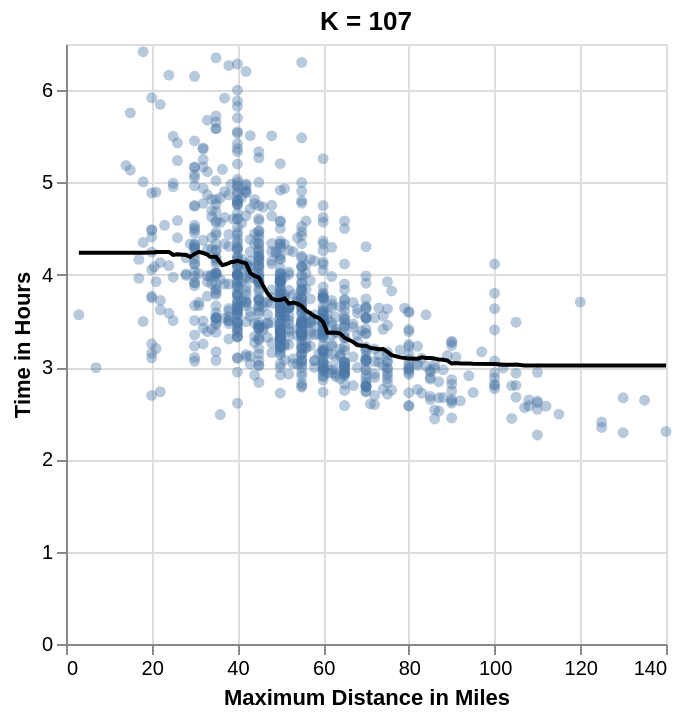

Notebook code for this chart:
### Markdown cell above
**Question 9.0**
<br> {points: 1}

Let's visualize what the relationship between `max` and `time_hrs` looks like with our best $k$ value to ultimately explore how the $k$ value affects $k$-nn regression.

To do so, use the `predict` function on `marathon_tuned` to use the model with the best $K$ value to create predictions for the `marathon_training` data. Then, add the column of predictions to the `marathon_training` data frame using the `assign` function. Name the resulting data frame `marathon_preds` and the new column `predictions`.

Next, create a scatterplot with the marathon time (y-axis) against the maximum distance run per week (x-axis) from `marathon_preds`. Use `mark_circle` with an opacity of 0.4 to avoid overplotting. Assign your plot to a variable called `marathon_plot`. **Plot the predictions as a black line over the data points.** Remember the fundamentals of effective visualizations such as having a human-readable axes titles. 

*Assign the data frame from the first part to a variable called `marathon_preds`, and the plot to a variable called `marathon_plot`.*

### Code cell
np.random.seed(2019) # DO NOT CHANGE

marathon_tuned.best_params_

marathon_preds = marathon_training.assign(
    predictions = marathon_tuned.predict(marathon_training[['max']])
)

base_plot = alt.Chart(marathon).mark_circle(opacity=0.4).encode(
    x=alt.X('max')
    .scale(zero=False)
    .title('Maximum Distance in Miles'),
    y=alt.Y('time_hrs').title('Time in Hours')
)

marathon_plot = base_plot + alt.Chart(
    marathon_preds,
    title="K = 107"
).mark_line(
    color="black"
).encode(
    x="max",
    y="predictions"
)
marathon_plot

### Figure 1 — Vega specification as saved in the notebook (floating-point values rounded to 4 significant figures; data arrays with more than 128 entries replaced by an {"elided": "..."} marker saying what was removed)
{"$schema": "https://vega.github.io/schema/vega/v5.json", "data": [{"name": "source_1", "values": {"elided": "696 records"}}, {"name": "source_0", "values": {"elided": "929 records"}}], "marks": [{"type": "symbol", "name": "layer_0_marks", "from": {"data": "source_0"}, "encode": {"update": {"x": {"field": "max", "scale": "x"}, "y": {"field": "time_hrs", "scale": "y"}, "shape": {"value": "circle"}, "fill": {"value": "#4c78a8"}, "opacity": {"value": 0.4}}}, "style": ["circle"]}, {"type": "line", "name": "layer_1_marks", "from": {"data": "source_1"}, "sort": {"field": "x"}, "encode": {"update": {"x": {"field": "max", "scale": "x"}, "stroke": {"value": "black"}, "y": {"field": "predictions", "scale": "y"}, "defined": {"signal": "isValid(datum[\"max\"]) && isFinite(+datum[\"max\"]) && isValid(datum[\"predictions\"]) && isFinite(+datum[\"predictions\"])"}}}, "style": ["line"]}], "scales": [{"name": "x", "type": "linear", "domain": {"fields": [{"data": "source_0", "field": "max"}, {"data": "source_1", "field": "max"}]}, "range": [0, {"signal": "width"}], "zero": false, "nice": true}, {"name": "y", "type": "linear", "domain": {"fields": [{"data": "source_0", "field": "time_hrs"}, {"data": "source_1", "field": "predictions"}]}, "range": [{"signal": "height"}, 0], "nice": true, "zero": true}], "axes": [{"scale": "x", "tickCount": {"signal": "ceil(width/40)"}, "zindex": 0, "ticks": false, "orient": "bottom", "gridScale": "y", "labels": false, "grid": true, "maxExtent": 0, "domain": false, "aria": false, "minExtent": 0}, {"scale": "y", "gridScale": "x", "grid": true, "aria": false, "maxExtent": 0, "orient": "left", "ticks": false, "zindex": 0, "labels": false, "minExtent": 0, "domain": false, "tickCount": {"signal": "ceil(height/40)"}}, {"scale": "x", "orient": "bottom", "labelFlush": true, "tickCount": {"signal": "ceil(width/40)"}, "zindex": 0, "title": "Maximum Distance in Miles", "grid": false, "labelOverlap": true}, {"scale": "y", "title": "Time in Hours", "orient": "left", "grid": false, "labelOverlap": true, "tickCount": {"signal": "ceil(height/40)"}, "zindex": 0}], "title": {"text": "K = 107", "frame": "group"}, "padding": 5, "background": "white", "width": 300, "height": 300, "style": "cell"}
